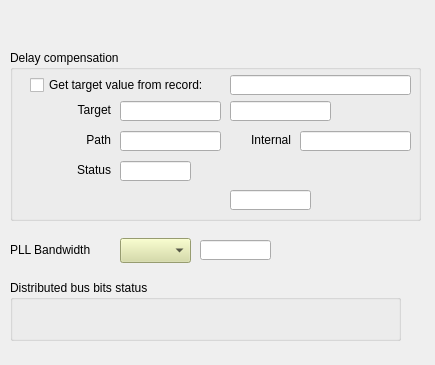
<?xml version="1.0" encoding="UTF-8"?>
<ui version="4.0">
 <class>Form</class>
 <widget class="QWidget" name="Form">
  <property name="geometry">
   <rect>
    <x>0</x>
    <y>0</y>
    <width>435</width>
    <height>365</height>
   </rect>
  </property>
  <property name="windowTitle">
   <string>Form</string>
  </property>
  <widget class="caRelatedDisplay" name="carelateddisplay_4">
   <property name="geometry">
    <rect>
     <x>20</x>
     <y>10</y>
     <width>171</width>
     <height>25</height>
    </rect>
   </property>
   <property name="background">
    <color>
     <red>183</red>
     <green>157</green>
     <blue>92</blue>
    </color>
   </property>
   <property name="labels">
    <string notr="true">Data buffer status overview</string>
   </property>
   <property name="files">
    <string notr="true">G_EVR_$(FF)_dbuf.ui</string>
   </property>
   <property name="args">
    <string notr="true">SYS=$(SYS),DEVICE=$(DEVICE),FF=$(FF)</string>
   </property>
  </widget>
  <widget class="caFrame" name="caframe">
   <property name="geometry">
    <rect>
     <x>10</x>
     <y>50</y>
     <width>421</width>
     <height>311</height>
    </rect>
   </property>
   <property name="visibility">
    <enum>caFrame::Calc</enum>
   </property>
   <property name="visibilityCalc">
    <string notr="true">A&gt;=0x200</string>
   </property>
   <property name="channel" stdset="0">
    <string notr="true">$(SYS)-$(DEVICE):FwVer-I</string>
   </property>
   <widget class="QLabel" name="label">
    <property name="geometry">
     <rect>
      <x>0</x>
      <y>191</y>
      <width>101</width>
      <height>17</height>
     </rect>
    </property>
    <property name="text">
     <string>PLL Bandwidth</string>
    </property>
   </widget>
   <widget class="QGroupBox" name="groupBox_2">
    <property name="geometry">
     <rect>
      <x>0</x>
      <y>230</y>
      <width>391</width>
      <height>61</height>
     </rect>
    </property>
    <property name="title">
     <string>Distributed bus bits status</string>
    </property>
    <widget class="caByte" name="cabyte_2">
     <property name="geometry">
      <rect>
       <x>10</x>
       <y>30</y>
       <width>291</width>
       <height>20</height>
      </rect>
     </property>
     <property name="channel" stdset="0">
      <string notr="true">$(SYS)-$(DEVICE):DBus-Status-I</string>
     </property>
     <property name="direction">
      <enum>caByte::Left</enum>
     </property>
     <property name="startBit">
      <number>0</number>
     </property>
     <property name="endBit">
      <number>7</number>
     </property>
    </widget>
   </widget>
   <widget class="caLineEdit" name="calineedit_20">
    <property name="geometry">
     <rect>
      <x>190</x>
      <y>190</y>
      <width>71</width>
      <height>20</height>
     </rect>
    </property>
    <property name="alignment">
     <set>Qt::AlignLeading|Qt::AlignLeft|Qt::AlignVCenter</set>
    </property>
    <property name="channel" stdset="0">
     <string notr="true">$(SYS)-$(DEVICE):PLL-Bandwidth-RB</string>
    </property>
    <property name="unitsEnabled">
     <bool>true</bool>
    </property>
   </widget>
   <widget class="caMenu" name="camenu_2">
    <property name="geometry">
     <rect>
      <x>110</x>
      <y>188</y>
      <width>71</width>
      <height>25</height>
     </rect>
    </property>
    <property name="styleSheet">
     <string notr="true">background-color: rgb(212, 219, 157);</string>
    </property>
    <property name="channel" stdset="0">
     <string notr="true">$(SYS)-$(DEVICE):PLL-Bandwidth-Sel</string>
    </property>
   </widget>
   <widget class="QGroupBox" name="groupBox">
    <property name="geometry">
     <rect>
      <x>0</x>
      <y>0</y>
      <width>411</width>
      <height>171</height>
     </rect>
    </property>
    <property name="title">
     <string>Delay compensation</string>
    </property>
    <widget class="QLabel" name="label_2">
     <property name="geometry">
      <rect>
       <x>40</x>
       <y>51</y>
       <width>61</width>
       <height>17</height>
      </rect>
     </property>
     <property name="text">
      <string>Target</string>
     </property>
     <property name="alignment">
      <set>Qt::AlignRight|Qt::AlignTrailing|Qt::AlignVCenter</set>
     </property>
    </widget>
    <widget class="QLabel" name="label_3">
     <property name="geometry">
      <rect>
       <x>40</x>
       <y>81</y>
       <width>61</width>
       <height>17</height>
      </rect>
     </property>
     <property name="text">
      <string>Path</string>
     </property>
     <property name="alignment">
      <set>Qt::AlignRight|Qt::AlignTrailing|Qt::AlignVCenter</set>
     </property>
    </widget>
    <widget class="QLabel" name="label_4">
     <property name="geometry">
      <rect>
       <x>220</x>
       <y>81</y>
       <width>61</width>
       <height>17</height>
      </rect>
     </property>
     <property name="text">
      <string>Internal</string>
     </property>
     <property name="alignment">
      <set>Qt::AlignRight|Qt::AlignTrailing|Qt::AlignVCenter</set>
     </property>
    </widget>
    <widget class="QLabel" name="label_5">
     <property name="geometry">
      <rect>
       <x>40</x>
       <y>111</y>
       <width>61</width>
       <height>17</height>
      </rect>
     </property>
     <property name="text">
      <string>Status</string>
     </property>
     <property name="alignment">
      <set>Qt::AlignRight|Qt::AlignTrailing|Qt::AlignVCenter</set>
     </property>
    </widget>
    <widget class="caLineEdit" name="calineedit_16">
     <property name="geometry">
      <rect>
       <x>220</x>
       <y>51</y>
       <width>101</width>
       <height>20</height>
      </rect>
     </property>
     <property name="alignment">
      <set>Qt::AlignLeading|Qt::AlignLeft|Qt::AlignVCenter</set>
     </property>
     <property name="channel" stdset="0">
      <string notr="true">$(SYS)-$(DEVICE):DlyCompensation-Target-RB</string>
     </property>
     <property name="unitsEnabled">
      <bool>true</bool>
     </property>
    </widget>
    <widget class="caTextEntry" name="catextentry_4">
     <property name="geometry">
      <rect>
       <x>110</x>
       <y>51</y>
       <width>101</width>
       <height>20</height>
      </rect>
     </property>
     <property name="channel" stdset="0">
      <string notr="true">$(SYS)-$(DEVICE):DlyCompensation-Target-SP</string>
     </property>
     <property name="background">
      <color>
       <red>212</red>
       <green>219</green>
       <blue>157</blue>
      </color>
     </property>
     <property name="colorMode">
      <enum>caLineEdit::Static</enum>
     </property>
    </widget>
    <widget class="caLineEdit" name="calineedit_17">
     <property name="geometry">
      <rect>
       <x>110</x>
       <y>81</y>
       <width>101</width>
       <height>20</height>
      </rect>
     </property>
     <property name="alignment">
      <set>Qt::AlignLeading|Qt::AlignLeft|Qt::AlignVCenter</set>
     </property>
     <property name="channel" stdset="0">
      <string notr="true">$(SYS)-$(DEVICE):DlyCompensation-Path-RB</string>
     </property>
     <property name="unitsEnabled">
      <bool>true</bool>
     </property>
    </widget>
    <widget class="caLineEdit" name="calineedit_18">
     <property name="geometry">
      <rect>
       <x>290</x>
       <y>81</y>
       <width>111</width>
       <height>20</height>
      </rect>
     </property>
     <property name="alignment">
      <set>Qt::AlignLeading|Qt::AlignLeft|Qt::AlignVCenter</set>
     </property>
     <property name="channel" stdset="0">
      <string notr="true">$(SYS)-$(DEVICE):DlyCompensation-Internal-RB</string>
     </property>
     <property name="unitsEnabled">
      <bool>true</bool>
     </property>
    </widget>
    <widget class="caLineEdit" name="calineedit_19">
     <property name="geometry">
      <rect>
       <x>110</x>
       <y>111</y>
       <width>71</width>
       <height>20</height>
      </rect>
     </property>
     <property name="alignment">
      <set>Qt::AlignLeading|Qt::AlignLeft|Qt::AlignVCenter</set>
     </property>
     <property name="channel" stdset="0">
      <string notr="true">$(SYS)-$(DEVICE):DlyCompensation-Status-RB</string>
     </property>
     <property name="unitsEnabled">
      <bool>true</bool>
     </property>
     <property name="formatType">
      <enum>caLineEdit::hexadecimal</enum>
     </property>
    </widget>
    <widget class="caLineEdit" name="calineedit_21">
     <property name="geometry">
      <rect>
       <x>220</x>
       <y>140</y>
       <width>81</width>
       <height>20</height>
      </rect>
     </property>
     <property name="alignment">
      <set>Qt::AlignLeading|Qt::AlignLeft|Qt::AlignVCenter</set>
     </property>
     <property name="channel" stdset="0">
      <string notr="true">$(SYS)-$(DEVICE):DlyCompensation-Enabled-RB</string>
     </property>
     <property name="unitsEnabled">
      <bool>true</bool>
     </property>
    </widget>
    <widget class="caToggleButton" name="catogglebutton">
     <property name="geometry">
      <rect>
       <x>20</x>
       <y>25</y>
       <width>201</width>
       <height>20</height>
      </rect>
     </property>
     <property name="text">
      <string>Get target value from record:</string>
     </property>
     <property name="channel" stdset="0">
      <string notr="true">$(SYS)-$(DEVICE):DlyCompensation-Source-I.DISA</string>
     </property>
     <property name="trueValue">
      <string>0</string>
     </property>
     <property name="falseValue">
      <string>1</string>
     </property>
    </widget>
    <widget class="caLineEdit" name="calineedit_22">
     <property name="geometry">
      <rect>
       <x>220</x>
       <y>25</y>
       <width>181</width>
       <height>20</height>
      </rect>
     </property>
     <property name="alignment">
      <set>Qt::AlignLeading|Qt::AlignLeft|Qt::AlignVCenter</set>
     </property>
     <property name="channel" stdset="0">
      <string notr="true">$(SYS)-$(DEVICE):DlyCompensation-Source-I.INPA</string>
     </property>
     <property name="unitsEnabled">
      <bool>true</bool>
     </property>
    </widget>
    <widget class="caChoice" name="cachoice">
     <property name="geometry">
      <rect>
       <x>20</x>
       <y>140</y>
       <width>191</width>
       <height>20</height>
      </rect>
     </property>
     <property name="toolTip">
      <string>Enable or disable delay compensation</string>
     </property>
     <property name="channel" stdset="0">
      <string notr="true">$(SYS)-$(DEVICE):DlyCompensation-Enabled-Sel</string>
     </property>
     <property name="foreground">
      <color>
       <red>0</red>
       <green>0</green>
       <blue>0</blue>
      </color>
     </property>
     <property name="background">
      <color>
       <red>212</red>
       <green>219</green>
       <blue>157</blue>
      </color>
     </property>
     <property name="bordercolor">
      <color>
       <red>0</red>
       <green>0</green>
       <blue>0</blue>
      </color>
     </property>
     <property name="colorMode">
      <enum>caChoice::Static</enum>
     </property>
     <property name="stackingMode" stdset="0">
      <enum>caChoice::Column</enum>
     </property>
     <property name="endBit">
      <number>1</number>
     </property>
    </widget>
   </widget>
  </widget>
 </widget>
 <customwidgets>
  <customwidget>
   <class>caMenu</class>
   <extends>QComboBox</extends>
   <header>caMenu</header>
  </customwidget>
  <customwidget>
   <class>caChoice</class>
   <extends>QWidget</extends>
   <header>caChoice</header>
  </customwidget>
  <customwidget>
   <class>caRelatedDisplay</class>
   <extends>QWidget</extends>
   <header>caRelatedDisplay</header>
  </customwidget>
  <customwidget>
   <class>caTextEntry</class>
   <extends>caLineEdit</extends>
   <header>caTextEntry</header>
  </customwidget>
  <customwidget>
   <class>caToggleButton</class>
   <extends>QCheckBox</extends>
   <header>caToggleButton</header>
  </customwidget>
  <customwidget>
   <class>caFrame</class>
   <extends>QFrame</extends>
   <header>caFrame</header>
   <container>1</container>
  </customwidget>
  <customwidget>
   <class>caLineEdit</class>
   <extends>QLineEdit</extends>
   <header>caLineEdit</header>
  </customwidget>
  <customwidget>
   <class>caByte</class>
   <extends>QWidget</extends>
   <header>caByte</header>
  </customwidget>
 </customwidgets>
 <resources/>
 <connections/>
</ui>
